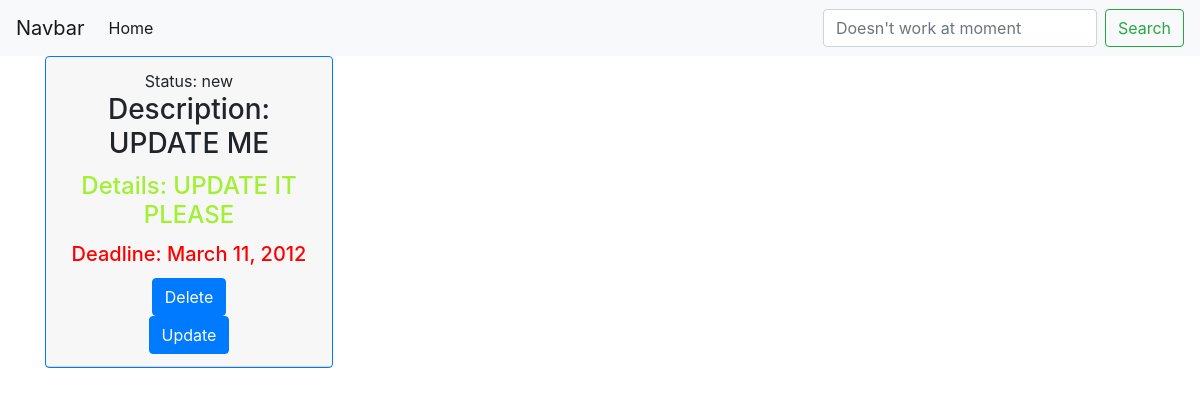
The app's page /todo_view/4 with its own data.
### webapp/models.py (models this page shows, shortened)
class Todo(models.Model):
    description = models.TextField(max_length=200, null=False, blank=False, verbose_name='Description')
    status = models.CharField(max_length=20, default=status_choices[0][0], verbose_name='Status', choices=status_choices)
    date = models.DateField(max_length=10, null=True, blank=False, verbose_name='Date')
    details = models.TextField(max_length=400, null=True, blank=False, verbose_name='Details')

### webapp/views.py (the view)
# urls.py: path('todo_view/<int:pk>', todo_view, name='todo_view'),
def todo_view(request, pk):
    todo = get_object_or_404(Todo, pk=pk)
    return render(request, 'todo.html', context={
        'todo': todo
    })

### webapp/templates/todo.html (shortened to what this page needs)
{% extends "base.html" %}
{% block content %}
    <div class="card border-primary mb-3" style="max-width: 18rem; text-align: center">
  <div class="card-header">Status: {{ todo.status }}
      <h3 class="card-title">Description: {{ todo.description }} </h3></hr>
      <h4 class ="card-title" style="color:#a1f032">Details: {{ todo.details }}</h4>
      <h5 class="card-title" style="color:red">Deadline: {{ todo.date }}</h5>
  <form action="{% url 'todo_delete' todo.pk %}" method="GET">
    <button type="submit" class="btn btn-primary">Delete</button>
  </form>
      <form action="{% url 'todo_update' todo.pk %}" method="GET">
    <button type="submit" class="btn btn-primary">Update</button>
      </form>
  </div>
    </div>
{% endblock %}

### records on screen
Todo: status "new", description "UPDATE ME", details "UPDATE IT PLEASE", date "March 11, 2012"
